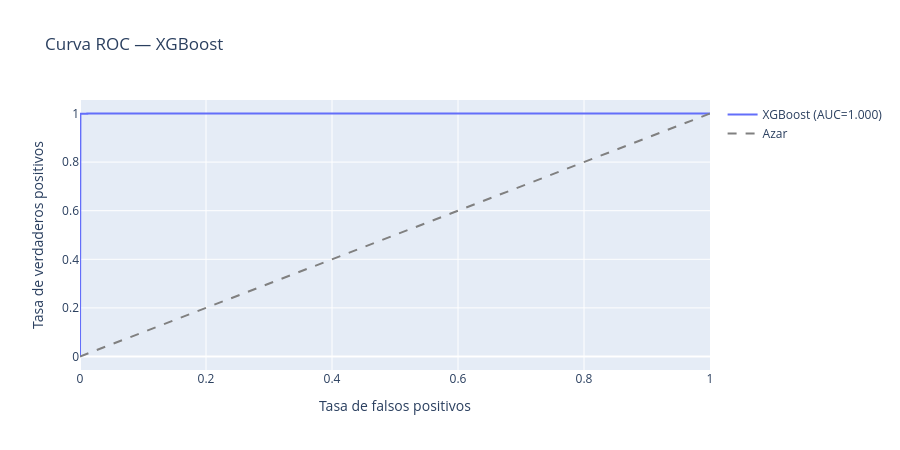

Notebook code for this chart:
### Code cell
# Curva ROC
proba_mejor = modelo_mejor.predict_proba(Xte_mejor)[:, 1]
fpr, tpr, _ = roc_curve(y_test, proba_mejor)
auc = roc_auc_score(y_test, proba_mejor)

fig = go.Figure()
fig.add_trace(go.Scatter(x=fpr, y=tpr, mode="lines", name=f"{mejor} (AUC={auc:.3f})"))
fig.add_trace(go.Scatter(x=[0, 1], y=[0, 1], mode="lines",
                         line=dict(dash="dash", color="gray"), name="Azar"))
fig.update_layout(title=f"Curva ROC — {mejor}",
                  xaxis_title="Tasa de falsos positivos",
                  yaxis_title="Tasa de verdaderos positivos", height=450)
fig.show()

### Figure 1 — Plotly figure (JSON) as saved in the notebook; plotly's stock layout.template omitted (floating-point values rounded to 4 significant figures; data arrays with more than 128 entries replaced by an {"elided": "..."} marker saying what was removed)
{"data": [{"mode": "lines", "name": "XGBoost (AUC=1.000)", "type": "scatter", "x": {"elided": "1187 float values"}, "y": {"elided": "1187 float values"}}, {"line": {"color": "gray", "dash": "dash"}, "mode": "lines", "name": "Azar", "type": "scatter", "x": [0, 1], "y": [0, 1]}], "layout": {"height": 450, "title": {"text": "Curva ROC — XGBoost"}, "xaxis": {"title": {"text": "Tasa de falsos positivos"}}, "yaxis": {"title": {"text": "Tasa de verdaderos positivos"}}}}
